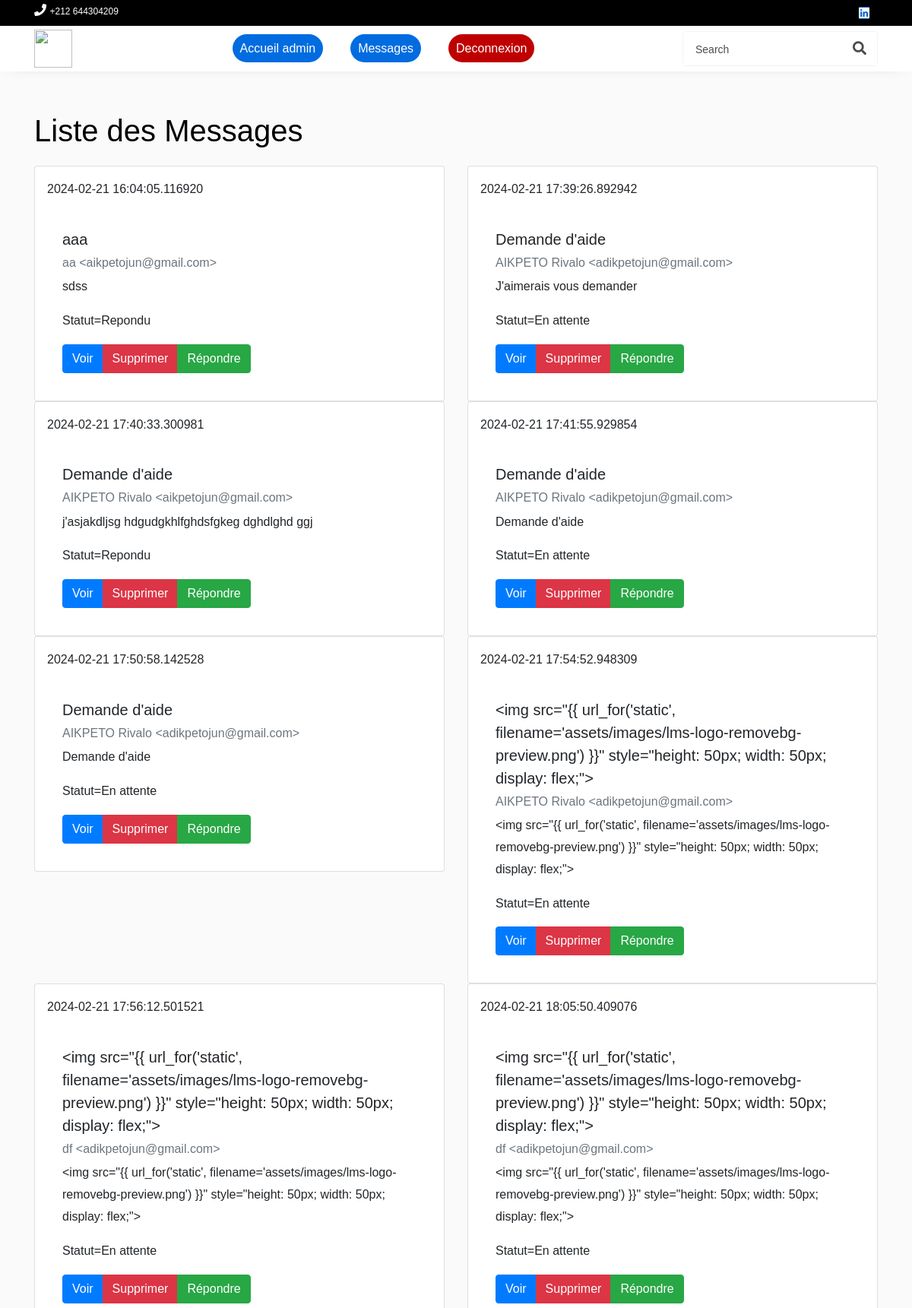
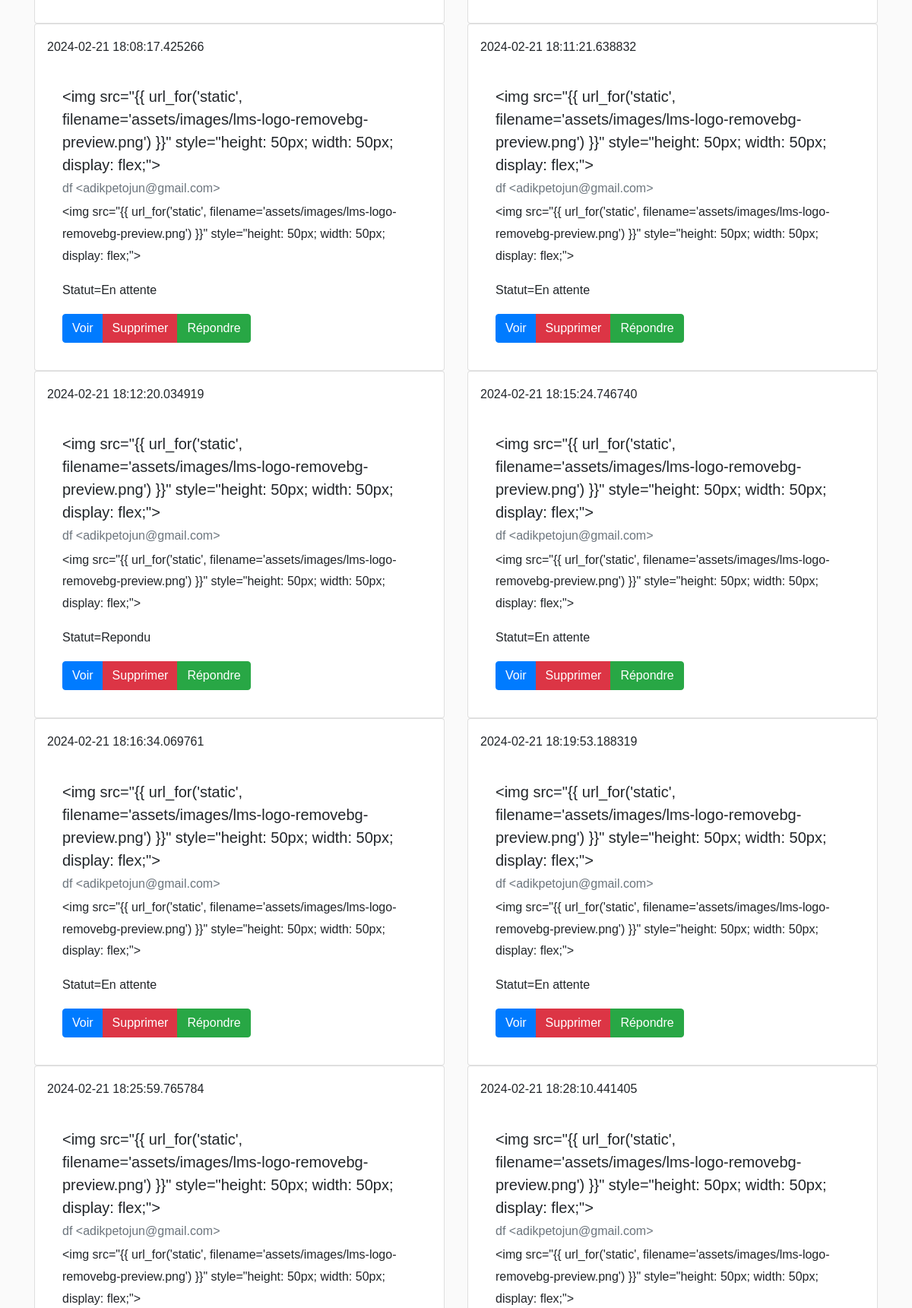
The page /messages (upper part) on the database its author committed (2 pictures, top to bottom).
### Main/models/models.py (models this page shows)
class Message(db.Model):
    id = db.Column(db.Integer, primary_key=True)
    name = db.Column(db.String(100))
    email = db.Column(db.String(100))
    subject = db.Column(db.String(100))
    statut = db.Column(db.String(100),default="En attente")
    message = db.Column(db.Text)
    date=db.Column(db.DateTime, default=datetime.now)

### Main/routes/admin.py (the view)
@app.route('/messages')
def messages():
    messages = Message.query.all()
    return render_template('messages.html', messages=messages)

### Main/templates/messages.html (shortened to what this page needs)
<!DOCTYPE html>
<html lang="en">
<head>
  <link href="https://stackpath.bootstrapcdn.com/bootstrap/4.5.2/css/bootstrap.min.css" rel="stylesheet">
</head>
<body>
    {% with currentPage='' %}
    {% include 'navbar_admin.html' %}
    {% endwith %}
<div class="container mt-5">
    <h1>Liste des Messages</h1>
    <div class="row mt-3">
    {% for message in messages %}
    <div class="col-md-6">
        <div class="card p-3" >
            <p class="card-text">{{ message.date }}</p>
        <div class="card-body">
            <h5 class="card-title">{{ message.subject }}</h5>
            <h6 class="card-subtitle mb-2 text-muted">{{ message.name }} &lt;{{ message.email }}&gt;</h6>
            <p class="card-text">{{ message.message }}</p>
            <p class="card-text">Statut={{ message.statut }}</p>
            <div class="btn-group" role="group">
                <a href="/view_message/{{ message.id }}" class="btn btn-primary">Voir</a>
                <a href="/delete_message/{{ message.id }}" class="btn btn-danger">Supprimer</a>
                <a href="/reply_message/{{ message.id }}" class="btn btn-success">Répondre</a>
            </div>
        </div>
        </div>
    </div>
    {% endfor %}
    </div>
</div>
</body>
</html>

### rows shown on the page
Message: date "2024-02-21 16:04:05.116920", subject "aaa", name "aa", email "aikpetojun@gmail.com", message "sdss", statut "Repondu"
Message: date "2024-02-21 17:39:26.892942", subject "Demande d'aide", name "AIKPETO Rivalo", email "adikpetojun@gmail.com", message "J'aimerais vous demander", statut "En attente"
Message: date "2024-02-21 17:40:33.300981", subject "Demande d'aide", name "AIKPETO Rivalo", email "aikpetojun@gmail.com", message "j'asjakdljsg hdgudgkhlfghdsfgkeg dghdlghd ggj", statut "Repondu"
Message: date "2024-02-21 17:41:55.929854", subject "Demande d'aide", name "AIKPETO Rivalo", email "adikpetojun@gmail.com", message "Demande d'aide", statut "En attente"
Message: date "2024-02-21 17:50:58.142528", subject "Demande d'aide", name "AIKPETO Rivalo", email "adikpetojun@gmail.com", message "Demande d'aide", statut "En attente"
Message: date "2024-02-21 17:54:52.948309", subject "<img src=\"{{ url_for('static', filename='assets/images/lms-logo-removebg-preview.png') }}\" style=\"height: 50px; width: 50px; display: flex;\">", name "AIKPETO Rivalo", email "adikpetojun@gmail.com", message "<img src=\"{{ url_for('static', filename='assets/images/lms-logo-removebg-preview.png') }}\" style=\"height: 50px; width: 50px; display: flex;\">", statut "En attente"
Message: date "2024-02-21 17:56:12.501521", subject "<img src=\"{{ url_for('static', filename='assets/images/lms-logo-removebg-preview.png') }}\" style=\"height: 50px; width: 50px; display: flex;\">", name "df", email "adikpetojun@gmail.com", message "<img src=\"{{ url_for('static', filename='assets/images/lms-logo-removebg-preview.png') }}\" style=\"height: 50px; width: 50px; display: flex;\">", statut "En attente"
Message: date "2024-02-21 18:05:50.409076", subject "<img src=\"{{ url_for('static', filename='assets/images/lms-logo-removebg-preview.png') }}\" style=\"height: 50px; width: 50px; display: flex;\">", name "df", email "adikpetojun@gmail.com", message "<img src=\"{{ url_for('static', filename='assets/images/lms-logo-removebg-preview.png') }}\" style=\"height: 50px; width: 50px; display: flex;\">", statut "En attente"
Message: date "2024-02-21 18:08:17.425266", subject "<img src=\"{{ url_for('static', filename='assets/images/lms-logo-removebg-preview.png') }}\" style=\"height: 50px; width: 50px; display: flex;\">", name "df", email "adikpetojun@gmail.com", message "<img src=\"{{ url_for('static', filename='assets/images/lms-logo-removebg-preview.png') }}\" style=\"height: 50px; width: 50px; display: flex;\">", statut "En attente"
Message: date "2024-02-21 18:11:21.638832", subject "<img src=\"{{ url_for('static', filename='assets/images/lms-logo-removebg-preview.png') }}\" style=\"height: 50px; width: 50px; display: flex;\">", name "df", email "adikpetojun@gmail.com", message "<img src=\"{{ url_for('static', filename='assets/images/lms-logo-removebg-preview.png') }}\" style=\"height: 50px; width: 50px; display: flex;\">", statut "En attente"
Message: date "2024-02-21 18:12:20.034919", subject "<img src=\"{{ url_for('static', filename='assets/images/lms-logo-removebg-preview.png') }}\" style=\"height: 50px; width: 50px; display: flex;\">", name "df", email "adikpetojun@gmail.com", message "<img src=\"{{ url_for('static', filename='assets/images/lms-logo-removebg-preview.png') }}\" style=\"height: 50px; width: 50px; display: flex;\">", statut "Repondu"
Message: date "2024-02-21 18:15:24.746740", subject "<img src=\"{{ url_for('static', filename='assets/images/lms-logo-removebg-preview.png') }}\" style=\"height: 50px; width: 50px; display: flex;\">", name "df", email "adikpetojun@gmail.com", message "<img src=\"{{ url_for('static', filename='assets/images/lms-logo-removebg-preview.png') }}\" style=\"height: 50px; width: 50px; display: flex;\">", statut "En attente"
Message: date "2024-02-21 18:16:34.069761", subject "<img src=\"{{ url_for('static', filename='assets/images/lms-logo-removebg-preview.png') }}\" style=\"height: 50px; width: 50px; display: flex;\">", name "df", email "adikpetojun@gmail.com", message "<img src=\"{{ url_for('static', filename='assets/images/lms-logo-removebg-preview.png') }}\" style=\"height: 50px; width: 50px; display: flex;\">", statut "En attente"
Message: date "2024-02-21 18:19:53.188319", subject "<img src=\"{{ url_for('static', filename='assets/images/lms-logo-removebg-preview.png') }}\" style=\"height: 50px; width: 50px; display: flex;\">", name "df", email "adikpetojun@gmail.com", message "<img src=\"{{ url_for('static', filename='assets/images/lms-logo-removebg-preview.png') }}\" style=\"height: 50px; width: 50px; display: flex;\">", statut "En attente"
Message: date "2024-02-21 18:25:59.765784", subject "<img src=\"{{ url_for('static', filename='assets/images/lms-logo-removebg-preview.png') }}\" style=\"height: 50px; width: 50px; display: flex;\">", name "df", email "adikpetojun@gmail.com", message "<img src=\"{{ url_for('static', filename='assets/images/lms-logo-removebg-preview.png') }}\" style=\"height: 50px; width: 50px; display: flex;\">"
Message: date "2024-02-21 18:28:10.441405", subject "<img src=\"{{ url_for('static', filename='assets/images/lms-logo-removebg-preview.png') }}\" style=\"height: 50px; width: 50px; display: flex;\">", name "df", email "adikpetojun@gmail.com", message "<img src=\"{{ url_for('static', filename='assets/images/lms-logo-removebg-preview.png') }}\" style=\"height: 50px; width: 50px; display: flex;\">"
